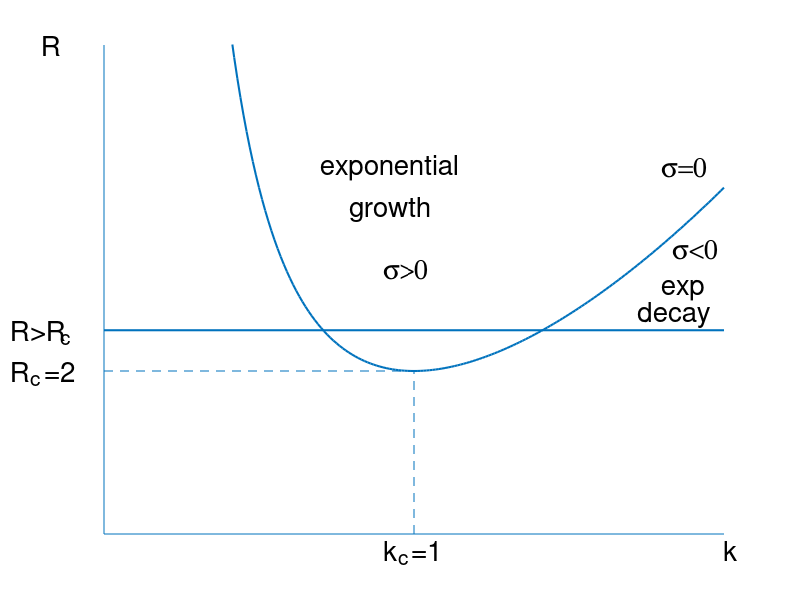

Recreate this plot in MATLAB. (Note: this script raises an error after producing the figure.)
q=[0 2];
r=[0 0];
line(q,r)

axis([0 2 0 6])
axis off
hold on

q=[0 2];
r=[2.5 2.5];
line(q,r,'linewidth',1.5)

q=[0 0];
r=[0 6];
line(q,r)

q=[1 1];
r=[0 2];
line(q,r,'linestyle','--')

q=[0 1];
r=[2 2];
line(q,r,'linestyle','--')

x=0.01:.01:2;
x1=x.*x;
y=x1+(1./x1);
plot(x,y,'linewidth',1.5);

text(2,-.2,'k','fontsize',20)
text(-.2,6,'R','fontsize',20)
text(.9,-.2,'k  =1','fontsize',20)
text(.9,-.3,'   c','fontsize',15)
text(-.3,2,'R  =2','fontsize',20)
text(-.3,1.9,'    c','fontsize',15)
text(-.3,2.5,'R>R','fontsize',20)
text(-.3,2.4,'          c','fontsize',15)

text(1.8,4.5,'s=0','fontname','symbol','fontweight','bold','fontsize',20)
text(.9,3.25,'s>0','fontname','symbol','fontweight','bold','fontsize',20)
text(1.7,3.5,'      s<0','fontname','symbol','fontweight','bold','fontsize',20)

text(0.7,4.5,'exponential','fontsize',20)
text(0.7,4,'    growth','fontsize',20)

text(1.8,3,'exp','fontsize',20)
text(1.7,2.7,' decay','fontsize',20)

rdot=sprintf('%c',183)
text(0.975,2,rdot,'fontname','symbol','fontweight','bold','fontsize',20)



hold off